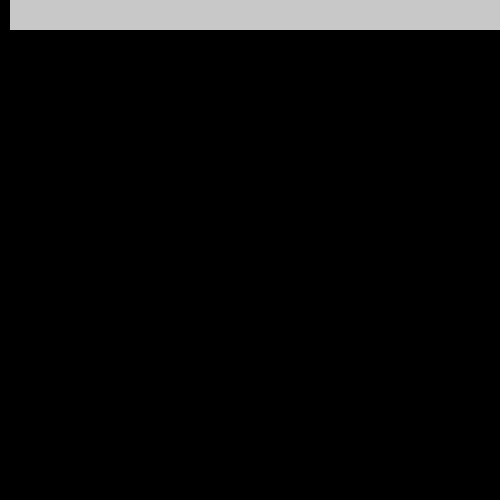
Frame 1 (no input)
Frame 60 (the mouse pressed at the canvas centre just before this capture): identical to frame 1, image omitted
Frame 120 (the mouse held since frame 60 and released just before this capture): identical to frame 1, image omitted

The Processing sketch that drew this single still picture (run headless with seeded random() and noise(); from frame 60 on, the mouse is pressed at the canvas centre):

// Processing sketch: simple_slider
// ── simple_slider.pde
float value = 0.;

void setup() {
  size(500, 500);
}

void draw() {
  background(255*value);
  drawSlider(0, 0, 500);
  if(frameCount%10==0)
    println(value);
}

void drawSlider(float x, float y, float w) {
  if(mousePressed) {
    if(mouseX >= x && mouseX <= x+w) {
      if(mouseY > y && mouseY < y + 30) {
        value = (mouseX - x) / w;
      }
    }
  }
  noStroke();
  fill(200);
  rect(x, y, w, 30);
  fill(0);
  rect(x+value*(w-10), y, 10, 30);
}
